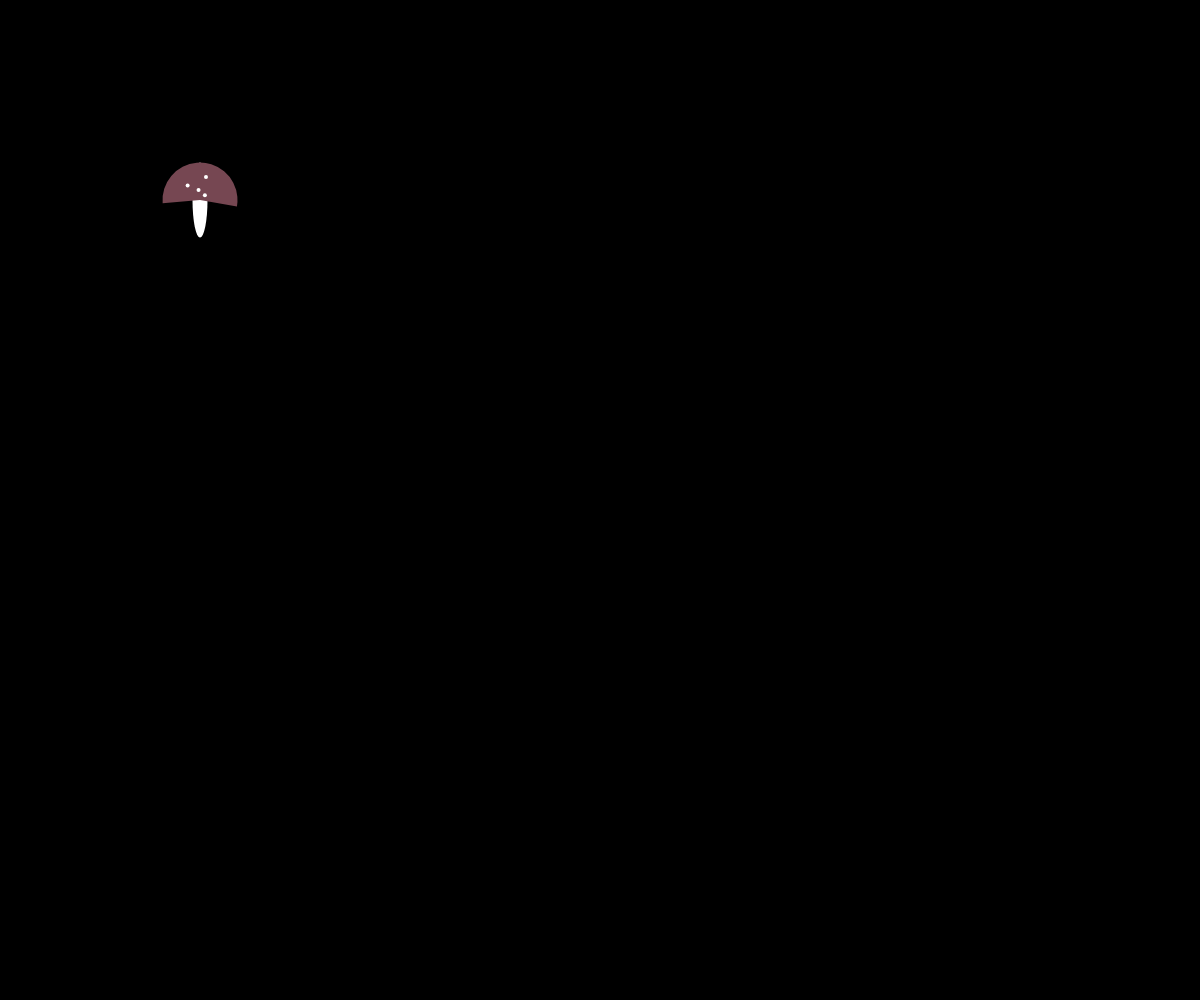
Frame 1 (no input)
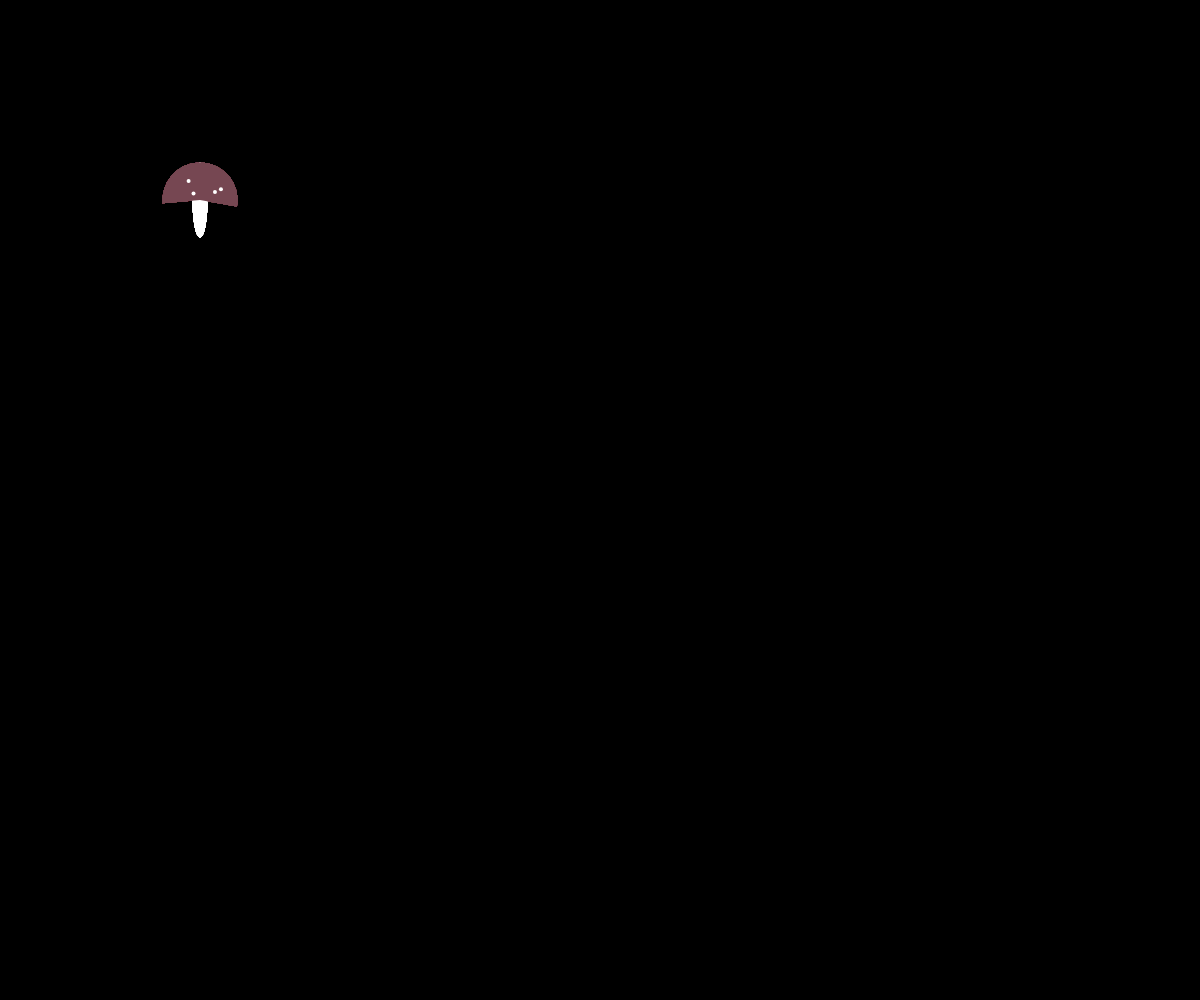
Frame 60 (no input)
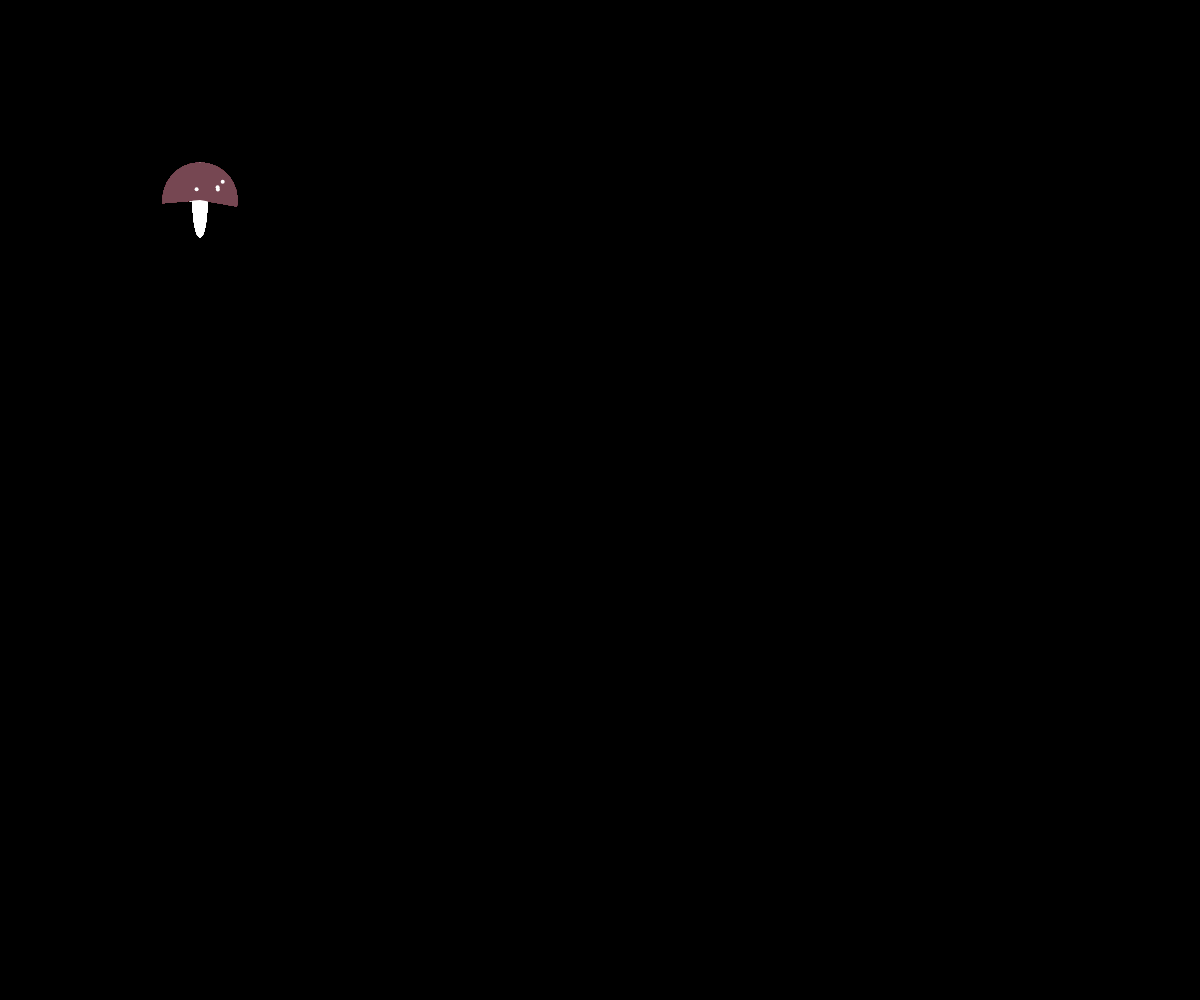
Frame 120 (the mouse pressed at the canvas centre since frame 60)

The p5.js sketch that drew these frames (run headless with seeded random() and noise() and a simulated clock; from frame 60 on, the mouse is pressed at the canvas centre):

// p5.js sketch
// ── sketch.js


// 1hr 45 min on new video



// how to disperse them evenly?
// how to make some have zero dots -- polar coodinates/ translate?

// what to put into constructor/ array/ for loop

// Should I add -- "display" under mushroom class, a mushroom cap and stem?
// Should I add array, push and pop, translate and rotate

//For full points, your sketch should meet all of the above outlined technical requirements.
// It should contain a functioning food item / character class that generates dynamic objects.
// It should make use of the random() function (done!), the translate() function (maybe for dots?),
// conditionals (if), arrays, for loops and at least one of the following (already used mousepressed)
//  additional functions: dist(), cos() and sin() -- considered polar coordinates?), mousePressed(), keyPressed(), second(). Your code should run without any errors, and should be thoroughly commented. You may not use any functions that have not yet been explored in this class. Any inclusions of external code will be ignored.

// Required to add: Translate function, conditionals (done by fahner), arrays, for loops (done by fahner)

// array to hold onto all your mushrooms, 

let x = 200;
let y = 200;
let w = 75;
let h = 75;
let r, g, b;
let speckles = true;
let speckleAmount = 4;

function setup() {
  createCanvas(windowWidth, windowHeight); // why is the canvas not actually filling the window height?
  angleMode(DEGREES); // to use while setting up arc instead of radians
  // Use HSB color.?
  // colorMode(HSB);
  background(0); // must background be put here so it isnt strobing as mushrooms are added?

  r = random(100, 125); // i tried putting these let values above set up and it messed everything up
  g = random(50, 150);
  b = random(29, 100);
}

function draw() {

  noStroke();

  //everything below here goes into your object's "display" function
  fill(255);
  ellipse(x, y, w / 5, h); // in this case x is mouseX,mouseY
  //1/5 the width of mushroom cap (random height btwn 50 and 100)
  // and a random height btwn

  //mushroom cap below // what to add to constructor/ array
// make sure this. below
  fill(r, g, b); // fills cap a random color based on random ranges I gave previously for r,g,b)
  arc(x, y, w, h, 175, 10); // arc values are x,y,width,height,start,stop
  fill(255);

  if (speckles == true) {
    for (let i = 0; i < speckleAmount; i++) {
      // because i, rX, rY, theta, speckleX, and speckleY are "helper" variables
      // that are just doing math for our polar coordinate calcs
      // they are being declared "locally" and don't need to be referred to with 
      // the "this." notation
      let rX = random(w / 2 - 4);
      let rY = random(h / 2 - 4);
      let theta = random(10, 175);
      let speckleX = x + cos(360 - theta) * rX;
      let speckleY = y + sin(360 - theta) * rY;
      circle(speckleX, speckleY, 4);
    }
  }

  // in draw I think I need a for loop once i condense
  // everything into classes and arrays?
  //I think part of the issue is there isn't enough
  // going on for me to visualize it on a large scale
  // in order for the classes and arrays to be necessary
  // should I add in some trolls to make more objects?
  // could/ should the dotted mushrooms be a different object?
}

class Mushroom {
  constructor() {
    // add all of your "fields" to this constructor
    // this sets up random colors whenever the object is created
    this.r = random(100, 125); 
    this.g = random(50, 150);
    this.b = random(29, 100);
  }

  display() {

  }
}
